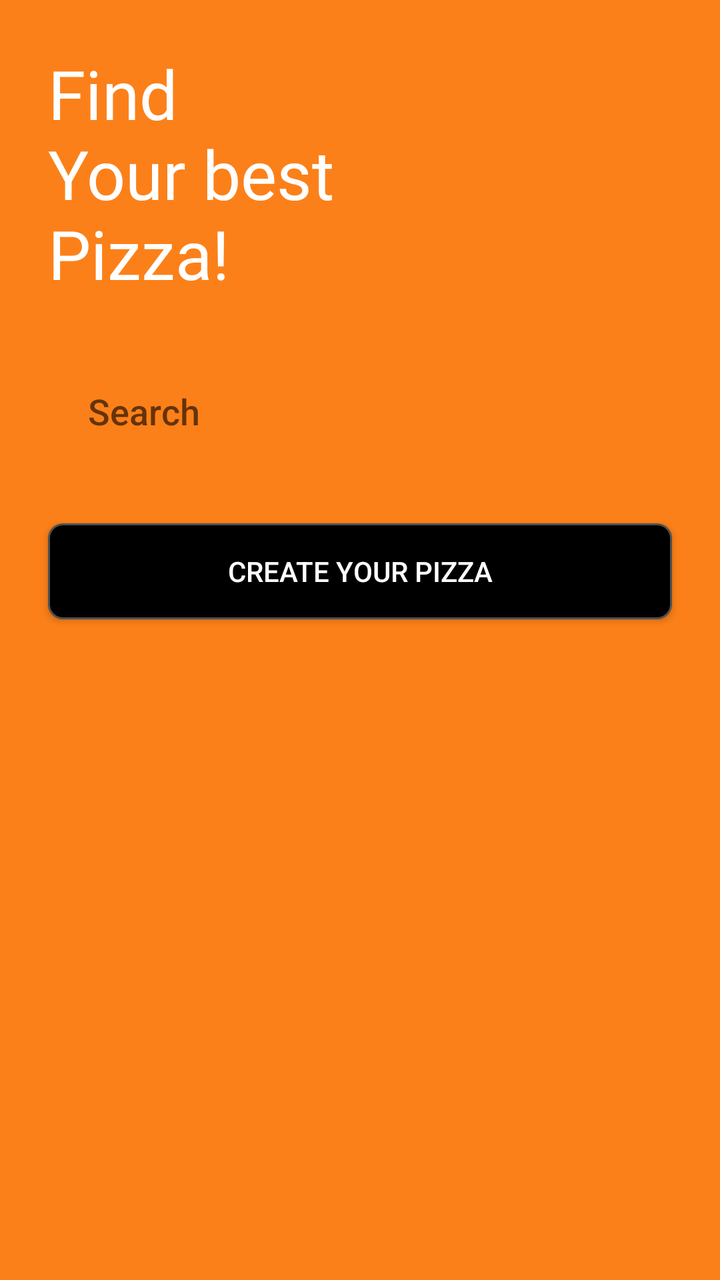
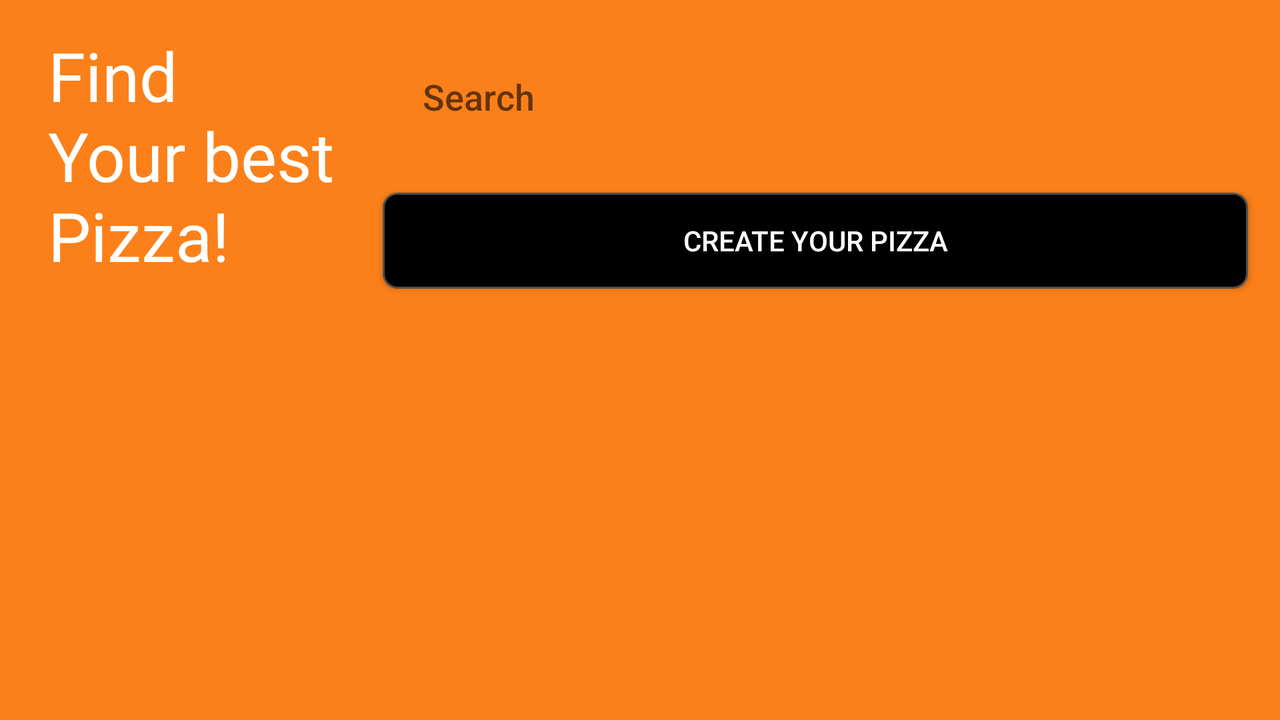

The same Android screen from two of the app's own layout files: first res/layout/ as a phone draws it, then the repository's variant for another configuration, drawn on a device whose configuration selects that folder. Both files follow.
<!-- AndroidManifest.xml: application theme Theme.PassMyPizza -->
<!-- res/layout/activity_home.xml -->
<?xml version="1.0" encoding="utf-8"?>
<androidx.constraintlayout.widget.ConstraintLayout xmlns:android="http://schemas.android.com/apk/res/android"
    xmlns:app="http://schemas.android.com/apk/res-auto"
    xmlns:tools="http://schemas.android.com/tools"
    android:layout_width="match_parent"
    android:layout_height="match_parent"
    android:background="@color/purple_700"
    tools:context=".Activities.HomeActivity">

    <TextView
        android:id="@+id/textView3"
        android:layout_width="wrap_content"
        android:layout_height="wrap_content"
        android:layout_marginStart="24dp"
        android:layout_marginTop="24dp"
        android:fontFamily="@font/poppins_bold"
        android:text="Find \nYour best \nPizza!"
        android:textColor="@color/white"
        android:textSize="34sp"
        app:layout_constraintStart_toStartOf="parent"
        app:layout_constraintTop_toTopOf="parent" />

    <EditText
        android:id="@+id/search_edittext"
        android:layout_width="0dp"
        android:layout_height="wrap_content"
        android:layout_marginStart="24dp"
        android:layout_marginTop="24dp"
        android:layout_marginEnd="24dp"
        android:background="@drawable/round_et_bg"
        android:fontFamily="sans-serif-medium"
        android:hint="Search"
        android:inputType="text"
        android:paddingHorizontal="20dp"
        android:paddingVertical="20dp"
        app:layout_constraintEnd_toEndOf="parent"
        app:layout_constraintStart_toStartOf="parent"
        app:layout_constraintTop_toBottomOf="@+id/textView3" />

    <androidx.recyclerview.widget.RecyclerView
        android:id="@+id/recycler_view"
        android:layout_width="0dp"
        android:layout_height="0dp"
        android:layout_marginStart="24dp"
        android:layout_marginTop="24dp"
        android:layout_marginEnd="24dp"
        app:layout_constraintBottom_toBottomOf="parent"
        app:layout_constraintEnd_toEndOf="parent"
        app:layout_constraintStart_toStartOf="parent"
        app:layout_constraintTop_toBottomOf="@+id/create_pizza" />

    <androidx.appcompat.widget.AppCompatButton
        android:id="@+id/create_pizza"
        android:layout_width="match_parent"
        android:layout_height="wrap_content"
        android:layout_marginStart="24dp"
        android:layout_marginTop="24dp"
        android:layout_marginEnd="24dp"
        android:background="@drawable/button_bg"
        android:text="Create your pizza"
        android:textColor="@color/white"
        app:layout_constraintEnd_toEndOf="parent"
        app:layout_constraintStart_toStartOf="parent"
        app:layout_constraintTop_toBottomOf="@+id/search_edittext" />
</androidx.constraintlayout.widget.ConstraintLayout>
<!-- resources referenced by this layout -->
<resources>
  <color name="purple_700">#FC8019</color>
  <color name="white">#FFFFFFFF</color>
  <!-- drawable button_bg (drawable) -->
  <?xml version="1.0" encoding="UTF-8"?>
  <shape
      xmlns:android="http://schemas.android.com/apk/res/android">
      <stroke
          android:width="1dp"
          android:color="#505050"/>
      <corners
          android:radius="7dp" />
  
      <padding
          android:left="1dp"
          android:right="1dp"
          android:top="1dp"
          android:bottom="1dp"/>
  
      <solid android:color="@color/black"/>
  
  </shape>
  <style name="Theme.PassMyPizza" parent="Theme.MaterialComponents.DayNight.NoActionBar">
          
          <item name="colorPrimary">@color/purple_500</item>
          <item name="colorPrimaryVariant">@color/purple_700</item>
          <item name="colorOnPrimary">@color/white</item>
          
          <item name="colorSecondary">@color/teal_200</item>
          <item name="colorSecondaryVariant">@color/teal_700</item>
          <item name="colorOnSecondary">@color/black</item>
          
          <item name="android:statusBarColor" tools:targetApi="l">?attr/colorPrimaryVariant</item>
          
      </style>
  <color name="black">#FF000000</color>
  <color name="purple_500">#FF6200EE</color>
  <color name="teal_200">#FF03DAC5</color>
  <color name="teal_700">#FF018786</color>
</resources>
<!-- res/layout-land/activity_home.xml (the repository's variant of the layout above) -->
<!-- drawn on the phone turned sideways -->
<?xml version="1.0" encoding="utf-8"?>
<androidx.constraintlayout.widget.ConstraintLayout xmlns:android="http://schemas.android.com/apk/res/android"
    xmlns:app="http://schemas.android.com/apk/res-auto"
    xmlns:tools="http://schemas.android.com/tools"
    android:layout_width="match_parent"
    android:layout_height="match_parent"
    android:background="@color/purple_700"
    tools:context=".Activities.HomeActivity">

    <TextView
        android:id="@+id/textView3"
        android:layout_width="wrap_content"
        android:layout_height="wrap_content"
        android:layout_marginStart="24dp"
        android:layout_marginTop="15sp"
        android:fontFamily="@font/poppins_bold"
        android:text="Find \nYour best \nPizza!"
        android:textColor="@color/white"
        android:textSize="34sp"
        app:layout_constraintStart_toStartOf="parent"
        app:layout_constraintTop_toTopOf="parent" />

    <EditText
        android:id="@+id/search_edittext"
        android:layout_width="0dp"
        android:layout_height="wrap_content"
        android:layout_marginStart="16dp"
        android:layout_marginTop="16dp"
        android:layout_marginEnd="16dp"
        android:background="@drawable/round_et_bg"
        android:fontFamily="sans-serif-medium"
        android:hint="Search"
        android:inputType="text"
        android:paddingHorizontal="20dp"
        android:paddingVertical="20dp"
        app:layout_constraintEnd_toEndOf="parent"
        app:layout_constraintStart_toEndOf="@+id/textView3"
        app:layout_constraintTop_toTopOf="parent" />

    <androidx.recyclerview.widget.RecyclerView
        android:id="@+id/recycler_view"
        android:layout_width="0dp"
        android:layout_height="0dp"
        android:layout_marginStart="32dp"
        android:layout_marginEnd="32dp"
        app:layout_constraintBottom_toBottomOf="parent"
        app:layout_constraintEnd_toEndOf="parent"
        app:layout_constraintStart_toStartOf="parent"
        app:layout_constraintTop_toBottomOf="@+id/textView3" />

    <androidx.appcompat.widget.AppCompatButton
        android:id="@+id/create_pizza"
        android:layout_width="0dp"
        android:layout_height="wrap_content"
        android:layout_marginStart="16dp"
        android:layout_marginTop="16dp"
        android:layout_marginEnd="16dp"
        android:background="@drawable/button_bg"
        android:text="Create your pizza"
        android:textColor="@color/white"
        app:layout_constraintEnd_toEndOf="parent"
        app:layout_constraintStart_toEndOf="@+id/textView3"
        app:layout_constraintTop_toBottomOf="@+id/search_edittext" />
</androidx.constraintlayout.widget.ConstraintLayout>
